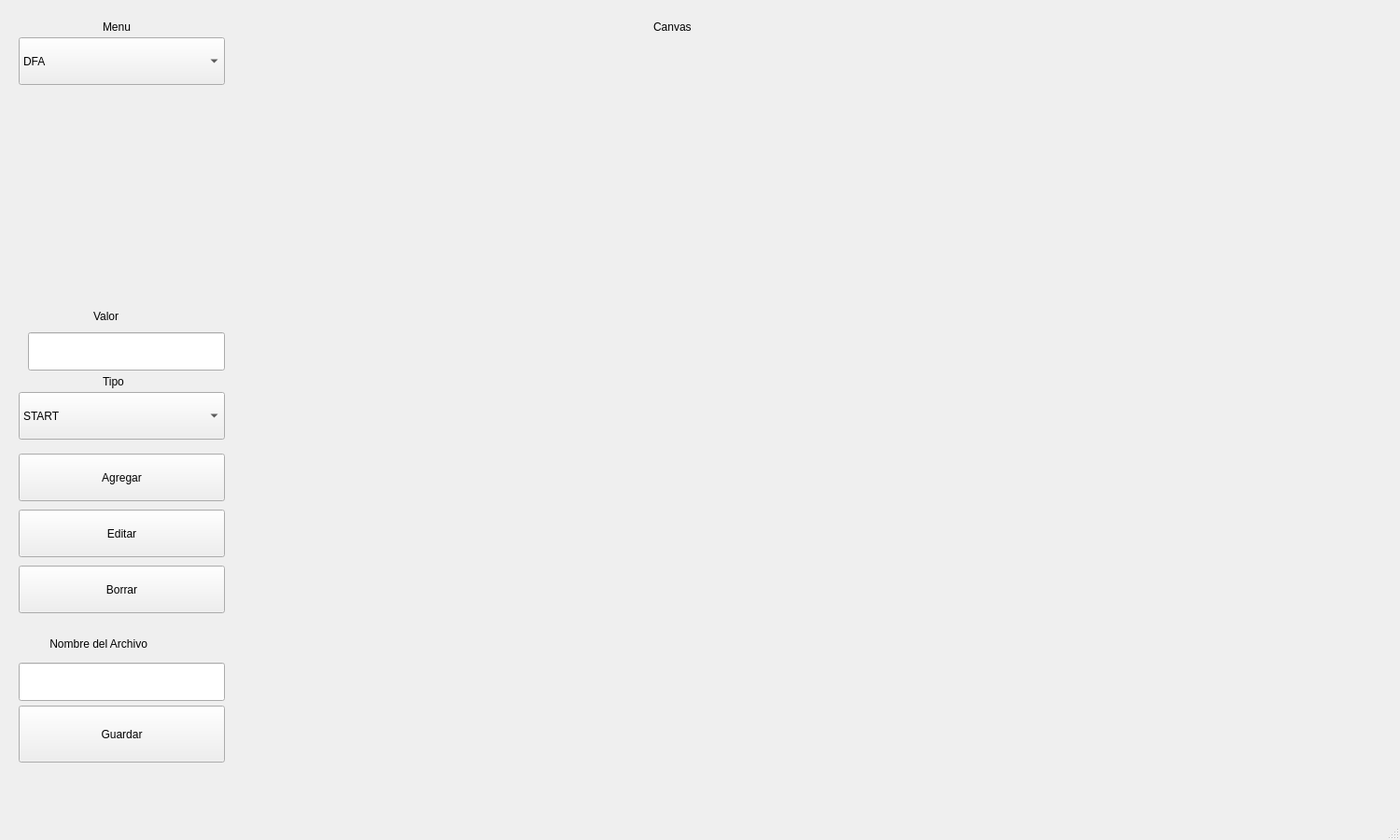
<?xml version="1.0" encoding="UTF-8"?>
<ui version="4.0">
 <class>MainWindow</class>
 <widget class="QMainWindow" name="MainWindow">
  <property name="geometry">
   <rect>
    <x>0</x>
    <y>0</y>
    <width>1500</width>
    <height>900</height>
   </rect>
  </property>
  <property name="windowTitle">
   <string>MainWindow</string>
  </property>
  <widget class="QWidget" name="centralwidget">
   <widget class="QWidget" name="menu" native="true">
    <property name="geometry">
     <rect>
      <x>10</x>
      <y>10</y>
      <width>251</width>
      <height>831</height>
     </rect>
    </property>
    <widget class="QPushButton" name="pushButton_edit">
     <property name="geometry">
      <rect>
       <x>10</x>
       <y>536</y>
       <width>221</width>
       <height>51</height>
      </rect>
     </property>
     <property name="text">
      <string>Editar</string>
     </property>
    </widget>
    <widget class="QPushButton" name="pushButton_delete">
     <property name="geometry">
      <rect>
       <x>10</x>
       <y>596</y>
       <width>221</width>
       <height>51</height>
      </rect>
     </property>
     <property name="text">
      <string>Borrar</string>
     </property>
    </widget>
    <widget class="QPushButton" name="pushButton_add">
     <property name="geometry">
      <rect>
       <x>10</x>
       <y>476</y>
       <width>221</width>
       <height>51</height>
      </rect>
     </property>
     <property name="text">
      <string>Agregar</string>
     </property>
    </widget>
    <widget class="QComboBox" name="comboBox_type">
     <property name="geometry">
      <rect>
       <x>10</x>
       <y>30</y>
       <width>221</width>
       <height>51</height>
      </rect>
     </property>
     <item>
      <property name="text">
       <string>DFA</string>
      </property>
     </item>
     <item>
      <property name="text">
       <string>NFA</string>
      </property>
     </item>
     <item>
      <property name="text">
       <string>NFA EPSILON</string>
      </property>
     </item>
    </widget>
    <widget class="QLabel" name="label">
     <property name="geometry">
      <rect>
       <x>100</x>
       <y>390</y>
       <width>68</width>
       <height>17</height>
      </rect>
     </property>
     <property name="text">
      <string>Tipo</string>
     </property>
    </widget>
    <widget class="QLineEdit" name="lineEdit_value">
     <property name="geometry">
      <rect>
       <x>20</x>
       <y>346</y>
       <width>211</width>
       <height>41</height>
      </rect>
     </property>
    </widget>
    <widget class="QLabel" name="label_2">
     <property name="geometry">
      <rect>
       <x>90</x>
       <y>320</y>
       <width>68</width>
       <height>17</height>
      </rect>
     </property>
     <property name="text">
      <string>Valor</string>
     </property>
    </widget>
    <widget class="QPushButton" name="pushButton_save">
     <property name="geometry">
      <rect>
       <x>10</x>
       <y>746</y>
       <width>221</width>
       <height>61</height>
      </rect>
     </property>
     <property name="text">
      <string>Guardar</string>
     </property>
    </widget>
    <widget class="QLabel" name="label_3">
     <property name="geometry">
      <rect>
       <x>40</x>
       <y>670</y>
       <width>161</width>
       <height>20</height>
      </rect>
     </property>
     <property name="text">
      <string> Nombre del Archivo</string>
     </property>
    </widget>
    <widget class="QLineEdit" name="lineEdit_filename">
     <property name="geometry">
      <rect>
       <x>10</x>
       <y>700</y>
       <width>221</width>
       <height>41</height>
      </rect>
     </property>
    </widget>
    <widget class="QLabel" name="label_4">
     <property name="geometry">
      <rect>
       <x>100</x>
       <y>10</y>
       <width>68</width>
       <height>17</height>
      </rect>
     </property>
     <property name="text">
      <string>Menu</string>
     </property>
    </widget>
    <widget class="QComboBox" name="comboBox_node_type">
     <property name="geometry">
      <rect>
       <x>10</x>
       <y>410</y>
       <width>221</width>
       <height>51</height>
      </rect>
     </property>
     <item>
      <property name="text">
       <string>START</string>
      </property>
     </item>
     <item>
      <property name="text">
       <string>NORMAL</string>
      </property>
     </item>
     <item>
      <property name="text">
       <string>FINAL</string>
      </property>
     </item>
    </widget>
   </widget>
   <widget class="QWidget" name="canvas" native="true">
    <property name="geometry">
     <rect>
      <x>270</x>
      <y>10</y>
      <width>1221</width>
      <height>831</height>
     </rect>
    </property>
    <widget class="QLabel" name="label_5">
     <property name="geometry">
      <rect>
       <x>430</x>
       <y>10</y>
       <width>68</width>
       <height>17</height>
      </rect>
     </property>
     <property name="text">
      <string>Canvas</string>
     </property>
    </widget>
   </widget>
  </widget>
  <widget class="QMenuBar" name="menubar">
   <property name="geometry">
    <rect>
     <x>0</x>
     <y>0</y>
     <width>1500</width>
     <height>25</height>
    </rect>
   </property>
  </widget>
  <widget class="QStatusBar" name="statusbar"/>
 </widget>
 <resources/>
 <connections/>
</ui>
